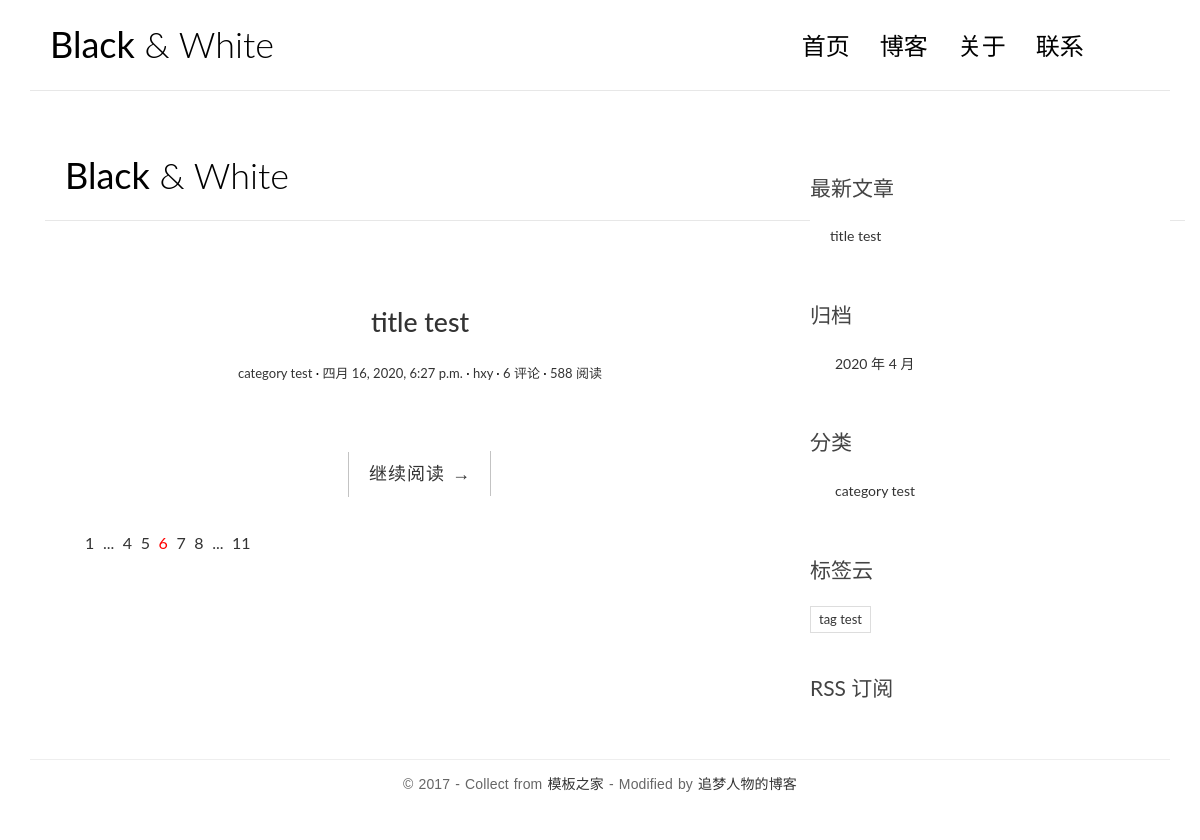
The page / on the database its author committed.
### blog/models.py (models this page shows, shortened)
class Post(models.Model):
    title = models.CharField('标题',max_length=70)
    body = models.TextField('正文')
    created_time = models.DateTimeField('创建时间',default=timezone.now)
    modified_time = models.DateTimeField('修改时间')
    excerpt = models.CharField('摘要',max_length=200, blank=True)
    category = models.ForeignKey(Category,verbose_name='分类', on_delete=models.CASCADE)
    tags = models.ManyToManyField(Tag,verbose_name='标签', blank=True)
    author = models.ForeignKey(User,verbose_name='作者', on_delete=models.CASCADE)
    class Meta:
        verbose_name = '文章'
        verbose_name_plural = verbose_name
        ordering = ['-created_time']
    def get_absolute_url(self):
        return reverse('blog:detail', kwargs={'pk': self.pk})

class Category(models.Model):
    name = models.CharField(max_length=100)
    class Meta:
        verbose_name = '分类'
        verbose_name_plural = verbose_name

class Tag(models.Model):
    name = models.CharField(max_length=100)
    class Meta:
        verbose_name = '标签'
        verbose_name_plural = verbose_name

### blog/views.py (the view)
# urls.py: path('', views.index, name='index'),
def index(request):
    post_list = Post.objects.all().order_by('-created_time')
    return render(request, 'blog/index.html', context={'post_list': post_list})

### blog/templatetags/blog_extras.py (called while the page is built)
@register.inclusion_tag('blog/inclusions/_recent_posts.html', takes_context=True)
def show_recent_posts(context, num=5):
    return {
        'recent_post_list': Post.objects.all().order_by('-created_time')[:num],
    }

@register.inclusion_tag('blog/inclusions/_archives.html', takes_context=True)
def show_archives(context):
    return {
        'date_list': Post.objects.dates('created_time', 'month', order='DESC'),
    }

@register.inclusion_tag('blog/inclusions/_categories.html', takes_context=True)
def show_categories(context):
    return {
        'category_list': Category.objects.all(),
    }

@register.inclusion_tag('blog/inclusions/_tags.html', takes_context=True)
def show_tags(context):
    return {
        'tag_list': Tag.objects.all(),
    }

### templates/blog/index.html (shortened to what this page needs)
<!DOCTYPE html>
{% extends 'base.html' %}
{% load static %}
{% block main %}
{% for post in post_list %}
<html>
<head>
    <link rel="stylesheet" href="http://code.ionicframework.com/ionicons/2.0.1/css/ionicons.min.css">
    <link rel="stylesheet" href="{% static 'blog/css/bootstrap.min.css' %}">
    <link rel="stylesheet" href="{% static 'blog/css/pace.css' %}">
    <link rel="stylesheet" href="{% static 'blog/css/custom.css' %}">
</head>
<body>
<div class="container">
    <header id="site-header">
        <div class="row">
            <div class="col-md-4 col-sm-5 col-xs-8">
                <div class="logo">
                    <h1><a href="index.html"><b>Black</b> &amp; White</a></h1>
                </div>
            </div>
            <div class="col-md-8 col-sm-7 col-xs-4">
                <nav class="main-nav" role="navigation">
                    <div class="collapse navbar-collapse" id="bs-example-navbar-collapse-1">
                        <ul class="nav navbar-nav navbar-right">
                            <li class="cl-effect-11"><a href="index.html" data-hover="首页">首页</a></li>
                            <li class="cl-effect-11"><a href="full-width.html" data-hover="博客">博客</a></li>
                            <li class="cl-effect-11"><a href="about.html" data-hover="关于">关于</a></li>
                            <li class="cl-effect-11"><a href="contact.html" data-hover="联系">联系</a></li>
                        </ul>
                    </div>
                </nav>
            </div>
        </div>
    </header>
</div>
<div class="content-body">
    <div class="container">
        <div class="row">
            <main class="col-md-8">
                <article class="post post-{{ post.pk }}">
                    <header class="entry-header">
                        <h1 class="entry-title">
                            <a href="{{ post.get_absolute_url }}">{{ post.title }}</a>
                        </h1>
                        <div class="entry-meta">
                             <span class="post-category"><a href="#">{{ post.category.name }}</a></span>
                             <span class="post-date"><a href="#"><time class="entry-date"
                                            datetime="{{ post.created_time }}">{{ post.created_time }}</time></a></span>
                             <span class="post-author"><a href="#">{{ post.author }}</a></span>
                             <span class="comments-link"><a href="{{ post.get_absolute_url }}#comment-area">{{ post.comment_set.count }} 评论</a></span>
                             <span class="views-count"><a href="#">588 阅读</a></span>
                        </div>
                    </header>
                         <div class="entry-content clearfix">
                             <div class="read-more cl-effect-14">
                              <a href="{{ post.get_absolute_url }}" class="more-link">继续阅读 <span class="meta-nav">→</span></a>
                            </div>
                         </div>
                    </div>
                {% empty %}
                <div class="no-post">暂时还没有发布的文章！</div>
                {% endfor %}
                <div class="pagination">
                    <ul>
                        <li><a href="">1</a></li>
                        <li><a href="">...</a></li>
                        <li><a href="">4</a></li>
                        <li><a href="">5</a></li>
                        <li class="current"><a href="">6</a></li>
                        <li><a href="">7</a></li>
                        <li><a href="">8</a></li>
                        <li><a href="">...</a></li>
                        <li><a href="">11</a></li>
                    </ul>
                </div>
                {% endblock main %}

### templates/blog/inclusions/_recent_posts.html
<div class="widget widget-recent-posts">
  <h3 class="widget-title">最新文章</h3>
  <ul>
    {% for post in recent_post_list %}
      <li>
        <a href="{{ post.get_absolute_url }}">{{ post.title }}</a>
      </li>
    {% empty %}
      暂无文章！
    {% endfor %}
  </ul>
</div>

### templates/blog/inclusions/_categories.html
<div class="widget widget-category">
  <h3 class="widget-title">分类</h3>
  <ul>
    {% for category in category_list %}
      <li>
        <a href="{% url 'blog:category' category.pk %}">{{ category.name }}</a
      </li>
    {% empty %}
      暂无分类！
    {% endfor %}
  </ul>
</div>

### templates/blog/inclusions/_tags.html
<div class="widget widget-tag-cloud">
  <h3 class="widget-title">标签云</h3>
  <ul>
    {% for tag in tag_list %}
      <li>
         <a href="{% url 'blog:tag' tag.pk %}">{{ tag.name }}</a>
      </li>
    {% empty %}
      暂无标签！
    {% endfor %}
  </ul>
</div>

### blog/static/blog/css/custom.css (style rules this page uses)
* { outline: none; }
h1, h2, h3, h4, h5, h6 { margin-top: 0; }
b { font-weight: 400; }
a { color: #333; }
body { color: #444; font-family: 'Lato', sans-serif; }
#site-header { background-color: #FFF; padding: 25px 20px; margin-bottom: 40px; border-bottom: 1px solid #e7e7e7; }
.logo h1 a { color: #000; }
.logo h1 { margin: 0; font-family: 'Lato', sans-serif; font-weight: 300; }
.main-nav { margin-top: 11px; max-width: 95%; }
.main-nav a { color: #000000 !important; padding: 0 0 5px 0 !important; margin-right: 30px; font-family: 'Lato', sans-serif; font-weight: 300; font-size: 24px; }
.cl-effect-11 a { padding: 10px 0; color: #0972b4; text-shadow: none; }
.cl-effect-11 a::before { position: absolute; top: 0; left: 0; overflow: hidden; padding: 0 0 5px 0 !important; max-width: 0; border-bottom: 1px solid #000; color: #000; content: attr(data-hover); white-space: nowrap; -webkit-transition: max-width 0.5s; -moz-transition: max-width 0.5s; transition: max-width 0.5s; }
.content-body { padding-bottom: 4em; }
.post { background: #fff; padding: 30px 30px 0; }
.entry-title { text-align: center; font-size: 1.9em; margin-bottom: 20px; line-height: 1.6; padding: 10px 20px 0; }
.entry-meta { text-align: center; color: #DDDDDD; font-size: 13px; margin-bottom: 30px; }
.entry-content { font-size: 18px; line-height: 1.9; font-weight: 300; color: #000; }
.post-category::after, .post-date::after, .post-author::after, .comments-link::after { content: ' ·'; color: #000; }
.read-more { font-family: 'Ubuntu', sans-serif; font-weight: 400; word-spacing: 1px; letter-spacing: 0.01em; text-align: center; margin-top: 20px; }
.cl-effect-14 a { padding: 0 20px; height: 45px; line-height: 45px; position: relative; display: inline-block; margin: 15px 25px; letter-spacing: 1px; font-weight: 400; text-shadow: 0 0 1px rgba(255, 255, 255, 0.3); }
.cl-effect-14 a::before, .cl-effect-14 a::after { position: absolute; width: 45px; height: 1px; background: #C3C3C3; content: ''; -webkit-transition: all 0.3s; -moz-transition: all 0.3s; transition: all 0.3s; pointer-events: none; }
.cl-effect-14 a::before { top: 0; left: 0; -webkit-transform: rotate(90deg); -moz-transform: rotate(90deg); transform: rotate(90deg); -webkit-transform-origin: 0 0; -moz-transform-origin: 0 0; transform-origin: 0 0; }
.cl-effect-14 a::after { right: 0; bottom: 0; -webkit-transform: rotate(90deg); -moz-transform: rotate(90deg); transform: rotate(90deg); -webkit-transform-origin: 100% 0; -moz-transform-origin: 100% 0; transform-origin: 100% 0; }
.widget { background: #fff; padding: 30px 0 0; }
.widget-title { font-size: 1.5em; margin-bottom: 20px; line-height: 1.6; padding: 10px 0 0; font-weight: 400; }
.widget-recent-posts ul { padding: 0; margin: 0; padding-left: 20px; }
.widget-recent-posts ul li { list-style-type: none; position: relative; line-height: 170%; margin-bottom: 10px; }
.widget-recent-posts ul li::before { content: '\f3d3'; font-family: "Ionicons"; position: absolute; left: -17px; top: 3px; font-size: 16px; color: #000; }
.widget-category ul { padding: 0; margin: 0; padding-left: 25px; }
.widget-category ul li { list-style-type: none; position: relative; line-height: 170%; margin-bottom: 10px; }
.widget-category ul li::before { content: '\f3fe'; font-family: "Ionicons"; position: absolute; left: -25px; top: 1px; font-size: 18px; color: #000; }
.widget-tag-cloud ul { padding: 0; margin: 0; margin-right: -10px; }
.widget-tag-cloud ul li { list-style-type: none; font-size: 13px; display: inline-block; margin-right: 10px; margin-bottom: 10px; padding: 3px 8px; border: 1px solid #ddd; }
.pagination ul { list-style: none; }
.pagination ul li { display: inline-block; font-size: 16px; margin-right: 5px; }
.current a { color: red; }

### rows shown on the page
Post: title "title test", category.name "category test", created_time "四月 16, 2020, 6:27 p.m.", author "hxy", comment_set.count "6"
Category: name "category test"
Tag: name "tag test"

### other values the page prints
{{ date.year }} "2020"
{{ date.month }} "4"
